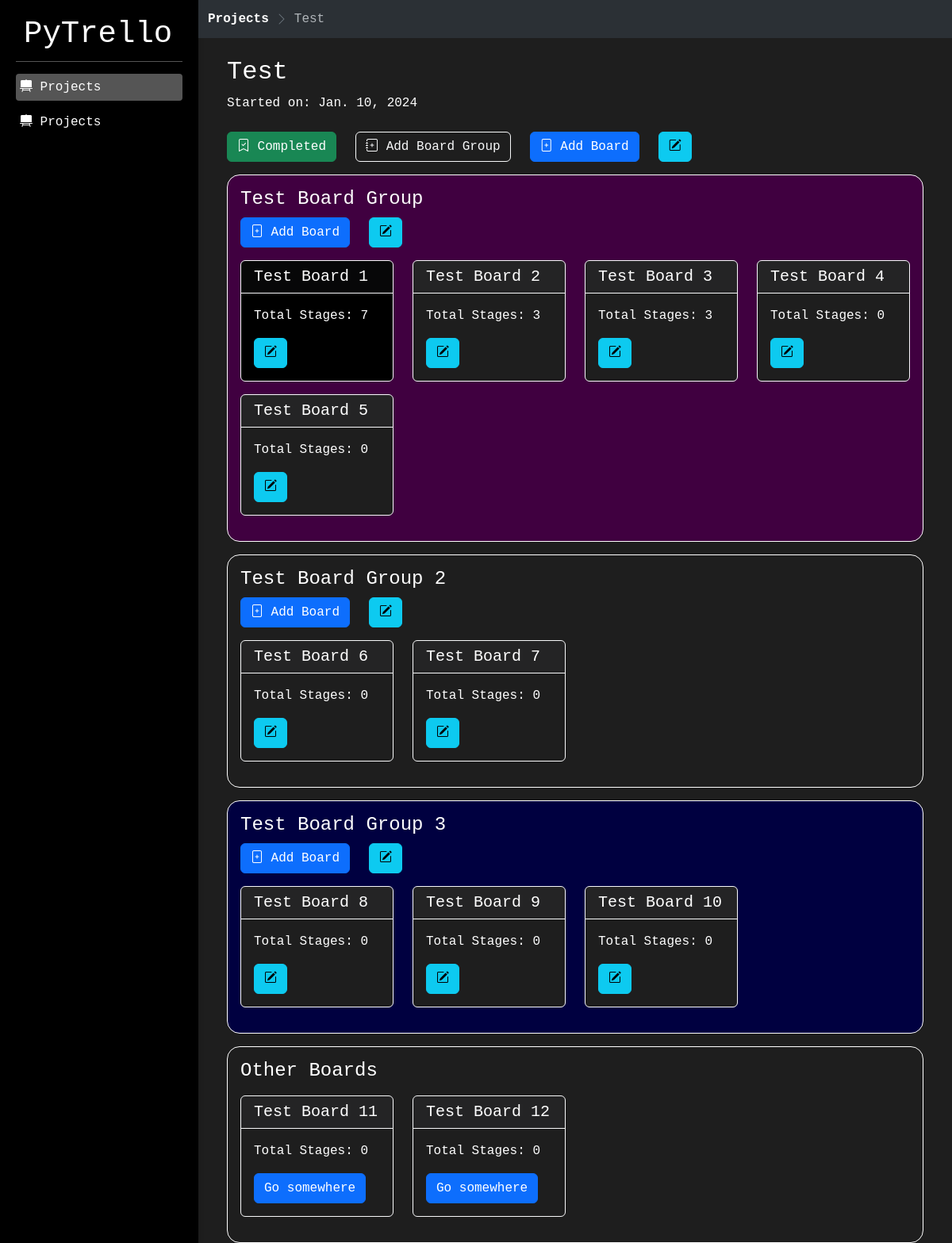
/view/project/1, run on an earlier commit of the app's database.
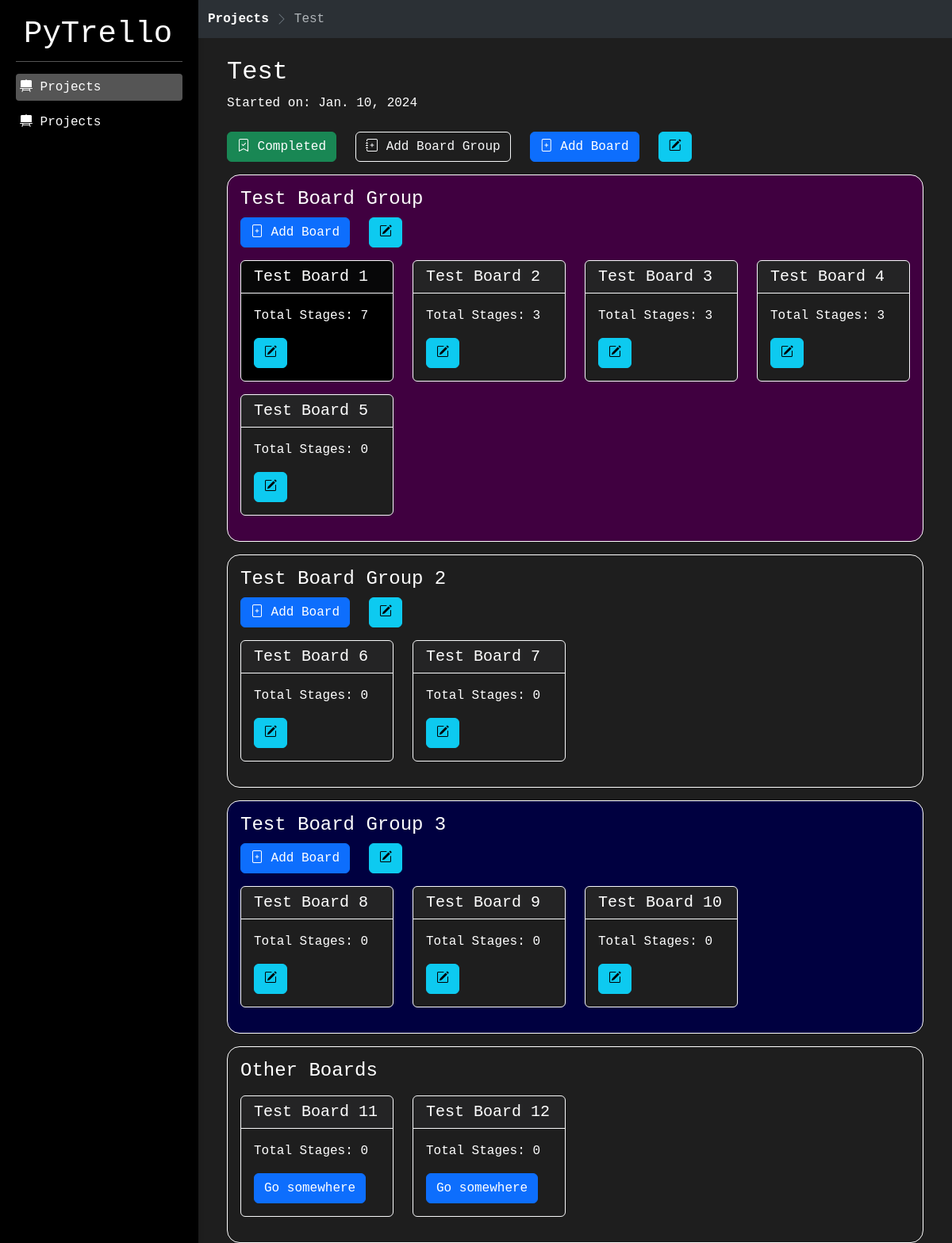
And on a later commit of the database.
### project/models.py (models this page shows, shortened)
class Board(models.Model):
    name = models.CharField(max_length=200)
    description = models.TextField(null=True, blank=True)
    image = models.ImageField(upload_to='boards/', null=True, blank=True)
    project = models.ForeignKey(Project, related_name="project_boards_set", on_delete=models.CASCADE)
    board_group = models.ForeignKey(BoardGroup, related_name="group_boards_set", on_delete=models.CASCADE, null=True, blank=True)
    total_stages = models.IntegerField(default=0, null=True)
    colour = models.CharField(max_length=10, null=True, blank=True, default="#1e1e1e")
    text_colour = models.CharField(max_length=10, null=True, blank=True, default="#ffffff")

### project/views.py (the view)
# urls.py: path('view/project/<int:id>', views.project_view, name='project_view'),
def project_view(request, id: int):
    project = Project.objects.get(pk=id)
    other_boards = project.project_boards_set.filter(board_group=None)
    context = {
        "project": project,
        "other_boards": other_boards,
        "bread_crumbs": ["Projects", project.name],
        "last_crumb": project.name,
        "active_menu": "menu-projects"
    }
    return render(request, 'project/project_view.html', context)

### project/templates/project/project_view.html
{% extends "base_template.html" %}
{% load project_template_tags %}
{% block content %}
<div class="mx-4 mt-4">
    <h2>{{project.name}}</h2>
    <p>Started on: {{project.start_date}}</p>
    <div class="row mt-4">
        <div class="col-auto">
            <a href="#" class="btn btn-success"><i class="bi bi-bookmark-check"></i> Completed</a>
        </div>
        <div class="col-auto">
            <a href="{% url "create_board_group" project.id %}" class="btn btn-outline-light"><i class="bi bi-journal-plus"></i> Add Board Group</a>
        </div>
        <div class="col-auto">
            <a href="{% url "create_board" project.id %}" class="btn btn-primary"><i class="bi bi-file-plus"></i> Add Board</a>
        </div>
        <div class="col-auto">
            <a href="{% url "edit_project" project.id %}" class="btn btn-info"><i class="bi bi-pencil-square"></i></a>
        </div>
    </div>
    {% for board_group in project.board_group_set.all %}
        <div class="mt-3 rounded-4 p-3" style="border: 1px solid {{board_group.text_colour}}; background-color: {{board_group.colour}}; color: {{board_group.text_colour}}">
            <h4>{{board_group.name}}</h4>
            <div class="row mt-2">
                <div class="col-auto">
                    <a href="{% url "create_board" project.id %}?board_group={{board_group.id}}" class="btn btn-primary"><i class="bi bi-file-plus"></i> Add Board</a>
                </div>
                <div class="col-auto">
                    <a href="{% url "edit_board_group" board_group.id %}" class="btn btn-info"><i class="bi bi-pencil-square"></i></a>
                </div>
            </div>
            <div class="row mt-3">
                {% for board in board_group.group_boards_set.all %}
                    <div class="col-sm-3 mb-3">
                        <div class="card card-link border-light" style="background-color: {{board.colour}}; color: {{board.text_colour}}"
                        onclick="location.href = '{% url "board_view" board.id %}'">
                            <div class="card-header border-light">
                                <h5 class="card-title mb-0">{{board.name}}</h5>
                            </div>
                            <div class="card-body">
                                <p class="card-text">
                                    Total Stages: {{board.total_stages}}
                                </p>
                                <a href="{% url "edit_board" board.id %}" class="btn btn-info"><i class="bi bi-pencil-square"></i></a>
                            </div>
                        </div>
                    </div>
                {% endfor %}
            </div>
        </div>
    {% endfor %}
    {% if other_boards %}
    <div class="mt-3 rounded-4 p-3" style="border: 1px solid white;">
        <h4>Other Boards</h4>
        <div class="row mt-3">
            {% for board in other_boards %}
                <div class="col-sm-3 mb-3">
                    <div class="card border-light" style="background-color: {{board.colour}}; color: {{board.text_colour}}">
                        <div class="card-header border-light">
                            <h5 class="card-title mb-0">{{board.name}}</h5>
                        </div>
                        <div class="card-body">
                            <p class="card-text">
                                Total Stages: {{board.total_stages}}
                            </p>
                            <a href="#" class="btn btn-primary">Go somewhere</a>
                        </div>
                    </div>
                </div>
            {% endfor %}
        </div>
    </div>
    {% endif %}
</div>
{% endblock content %}

What changed in the data, as far as the page shows it:
changed Board "Test Board 4": total_stages "0" → "3"
